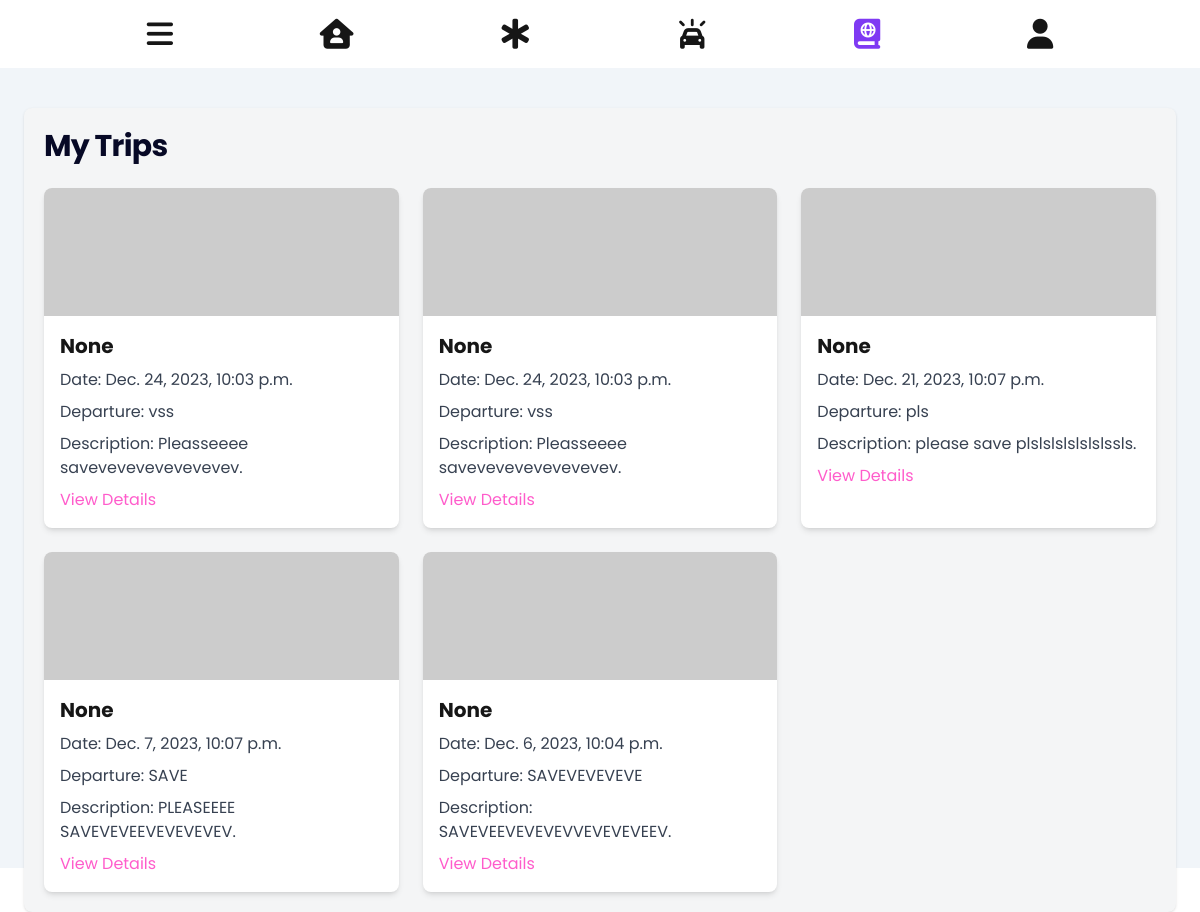
Screenshot of /myTrips/ (signed in) with the database file from the repository.
### core/models.py (models this page shows, shortened)
class Trip(models.Model):
    id_prefix = "T"
    image = models.ImageField(blank=True, null=True)
    name = models.CharField(max_length=200, null=True)
    tripID = models.CharField(max_length=500, blank=True, primary_key=True)
    userID = models.ForeignKey(Person, on_delete=models.CASCADE)
    orgID = models.ForeignKey('Organization', on_delete=models.CASCADE, blank=True, null=True)
    plateNb = models.ForeignKey('Vehicle', on_delete=models.CASCADE)
    rideDate = models.DateTimeField()
    description = models.TextField(null=True)
    nbParticipants = models.PositiveIntegerField()
    departure = models.CharField(max_length=255)
    isCompleted = models.BooleanField(default=False)
    isFeatured = models.BooleanField(default=False)
    isBookmarked = models.BooleanField(default=False)
    participants = models.ManyToManyField('Person', default='', null=True, blank=True, related_name='participants')

### core/views.py (the view)
# urls.py: path('myTrips/', views.my_trips, name='myTrips'),
def my_trips(request, *args, **kwargs):
    my_trips = Trip.objects.filter(userID = request.user.person).order_by('-rideDate')
    context = {
        'my_trips' : my_trips
    }
    return render(request, 'myTrips.html', context)

### core/templates/myTrips.html (shortened to what this page needs)
{% extends 'core.html' %}
{% block mytrips_content%}
<div class=" flex flex-col items-center justify-center mx-auto max-w-6xl">
    <div class="w-full bg-light rounded-lg shadow p-5 mt-10 justify-center">
        <h1 class="text-2xl font-bold leading-tight tracking-tight md:text-3xl color-primary mb-6">
            My Trips
        </h1>
        <div class="grid grid-cols-1 md:grid-cols-2 lg:grid-cols-3 gap-6">
            {% for trip in my_trips %}
            <div class="bg-white rounded-lg overflow-hidden shadow-md">
                {% if trip.image %}
                <img class="w-full h-32 object-cover object-center" src="{{trip.image.url}}" alt="Trip Image">
                {% else %}
                <img class="w-full h-32 object-cover object-center" src="https://via.placeholder.com/300" alt="Trip Image">
                {% endif %}
                <div class="p-4">
                    <h2 class="text-xl font-bold mb-2">{{trip.name}}</h2>
                    <p class="text-gray-700 mb-2">Date: {{trip.rideDate}}</p>
                    <p class="text-gray-700 mb-2">Departure: {{trip.departure}}</p>
                    <p class="text-gray-700 mb-2">Description: {{trip.description}}.</p>
                    <a href="{%url 'tripDetails'%}" class="color-pink hover:underline">View Details</a>
                </div>
            </div>
            {% endfor %}
        </div>
    </div>
</div>
</section>
{%endblock%}

### rows the page displays
Trip: name "None", rideDate "Dec. 24, 2023, 10:03 p.m.", departure "vss", description "Pleasseeee savevevevevevevevev"
Trip: name "None", rideDate "Dec. 24, 2023, 10:03 p.m.", departure "vss", description "Pleasseeee savevevevevevevevev"
Trip: name "None", rideDate "Dec. 21, 2023, 10:07 p.m.", departure "pls", description "please save plslslslslslslssls"
Trip: name "None", rideDate "Dec. 7, 2023, 10:07 p.m.", departure "SAVE", description "PLEASEEEE SAVEVEVEEVEVEVEVEV"
Trip: name "None", rideDate "Dec. 6, 2023, 10:04 p.m.", departure "SAVEVEVEVEVE", description "SAVEVEEVEVEVEVVEVEVEVEEV"
